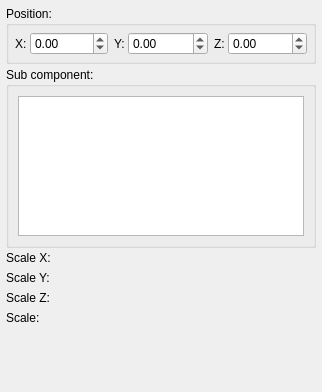
<?xml version="1.0" encoding="UTF-8"?>
<ui version="4.0">
 <class>CPSMoverPage</class>
 <widget class="QWidget" name="CPSMoverPage">
  <property name="geometry">
   <rect>
    <x>0</x>
    <y>0</y>
    <width>322</width>
    <height>392</height>
   </rect>
  </property>
  <property name="windowTitle">
   <string>Form</string>
  </property>
  <layout class="QGridLayout" name="gridLayout_2">
   <property name="margin">
    <number>6</number>
   </property>
   <property name="spacing">
    <number>3</number>
   </property>
   <item row="0" column="0" colspan="2">
    <widget class="QGroupBox" name="groupBox">
     <property name="title">
      <string>Position:</string>
     </property>
     <layout class="QHBoxLayout" name="horizontalLayout_4">
      <property name="spacing">
       <number>6</number>
      </property>
      <property name="margin">
       <number>6</number>
      </property>
      <item>
       <layout class="QHBoxLayout" name="horizontalLayout_3">
        <property name="spacing">
         <number>3</number>
        </property>
        <item>
         <widget class="QLabel" name="label">
          <property name="text">
           <string>X:</string>
          </property>
         </widget>
        </item>
        <item>
         <widget class="QDoubleSpinBox" name="xDoubleSpinBox">
          <property name="sizePolicy">
           <sizepolicy hsizetype="Expanding" vsizetype="Fixed">
            <horstretch>0</horstretch>
            <verstretch>0</verstretch>
           </sizepolicy>
          </property>
          <property name="minimum">
           <double>-9999.000000000000000</double>
          </property>
          <property name="maximum">
           <double>9999.000000000000000</double>
          </property>
         </widget>
        </item>
       </layout>
      </item>
      <item>
       <layout class="QHBoxLayout" name="horizontalLayout_2">
        <property name="spacing">
         <number>3</number>
        </property>
        <item>
         <widget class="QLabel" name="label_2">
          <property name="text">
           <string>Y:</string>
          </property>
         </widget>
        </item>
        <item>
         <widget class="QDoubleSpinBox" name="yDoubleSpinBox">
          <property name="sizePolicy">
           <sizepolicy hsizetype="Expanding" vsizetype="Fixed">
            <horstretch>0</horstretch>
            <verstretch>0</verstretch>
           </sizepolicy>
          </property>
          <property name="minimum">
           <double>-9999.000000000000000</double>
          </property>
          <property name="maximum">
           <double>9999.000000000000000</double>
          </property>
         </widget>
        </item>
       </layout>
      </item>
      <item>
       <layout class="QHBoxLayout" name="horizontalLayout">
        <property name="spacing">
         <number>3</number>
        </property>
        <item>
         <widget class="QLabel" name="label_3">
          <property name="text">
           <string>Z:</string>
          </property>
         </widget>
        </item>
        <item>
         <widget class="QDoubleSpinBox" name="zDoubleSpinBox">
          <property name="sizePolicy">
           <sizepolicy hsizetype="Expanding" vsizetype="Fixed">
            <horstretch>0</horstretch>
            <verstretch>0</verstretch>
           </sizepolicy>
          </property>
          <property name="minimum">
           <double>-9999.000000000000000</double>
          </property>
          <property name="maximum">
           <double>9999.000000000000000</double>
          </property>
         </widget>
        </item>
       </layout>
      </item>
     </layout>
    </widget>
   </item>
   <item row="1" column="0" colspan="2">
    <widget class="QGroupBox" name="groupBox_2">
     <property name="title">
      <string>Sub component:</string>
     </property>
     <layout class="QGridLayout" name="gridLayout">
      <item row="0" column="0">
       <widget class="QListWidget" name="listWidget"/>
      </item>
     </layout>
    </widget>
   </item>
   <item row="2" column="0">
    <widget class="QLabel" name="scaleXLabel">
     <property name="text">
      <string>Scale X:</string>
     </property>
    </widget>
   </item>
   <item row="3" column="0" colspan="2">
    <widget class="NLQT::CEditRangeFloatWidget" name="scaleXWidget" native="true"/>
   </item>
   <item row="4" column="0">
    <widget class="QLabel" name="scaleYLabel">
     <property name="text">
      <string>Scale Y:</string>
     </property>
    </widget>
   </item>
   <item row="5" column="0" colspan="2">
    <widget class="NLQT::CEditRangeFloatWidget" name="scaleYWidget" native="true"/>
   </item>
   <item row="6" column="0">
    <widget class="QLabel" name="scaleZLabel">
     <property name="text">
      <string>Scale Z:</string>
     </property>
    </widget>
   </item>
   <item row="7" column="0" colspan="2">
    <widget class="NLQT::CEditRangeFloatWidget" name="scaleZWidget" native="true"/>
   </item>
   <item row="8" column="0">
    <widget class="QLabel" name="scaleLabel">
     <property name="text">
      <string>Scale:</string>
     </property>
    </widget>
   </item>
   <item row="9" column="0" colspan="2">
    <widget class="NLQT::CEditRangeFloatWidget" name="scaleWidget" native="true"/>
   </item>
   <item row="10" column="0" colspan="2">
    <widget class="NLQT::CDirectionWidget" name="directionWidget" native="true"/>
   </item>
   <item row="11" column="1">
    <spacer name="verticalSpacer">
     <property name="orientation">
      <enum>Qt::Vertical</enum>
     </property>
     <property name="sizeHint" stdset="0">
      <size>
       <width>20</width>
       <height>106</height>
      </size>
     </property>
    </spacer>
   </item>
  </layout>
 </widget>
 <customwidgets>
  <customwidget>
   <class>NLQT::CEditRangeFloatWidget</class>
   <extends>QWidget</extends>
   <header>edit_range_widget.h</header>
   <container>1</container>
  </customwidget>
  <customwidget>
   <class>NLQT::CDirectionWidget</class>
   <extends>QWidget</extends>
   <header>direction_widget.h</header>
   <container>1</container>
  </customwidget>
 </customwidgets>
 <resources/>
 <connections/>
</ui>
